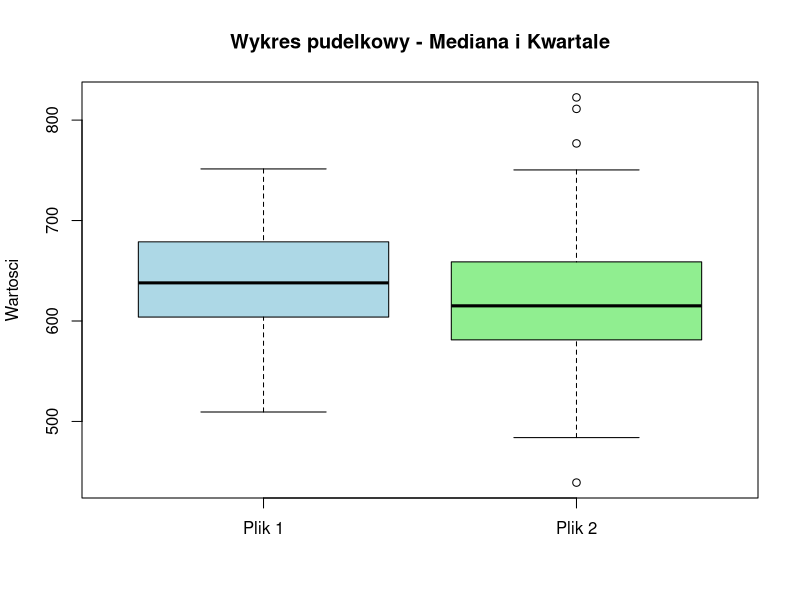

Write R code to recreate this figure.
y1=read.csv2("walc1.txt",header=FALSE)
y1=t(y1)
y2=read.csv2("walc2.txt",header=FALSE)
y2=t(y2)

data_list=list(y1,y2)

boxplot(data_list,names = c("Plik 1", "Plik 2"),
        main = "Wykres pudelkowy - Mediana i Kwartale",
        ylab = "Wartosci", col = c("lightblue", "lightgreen"))



